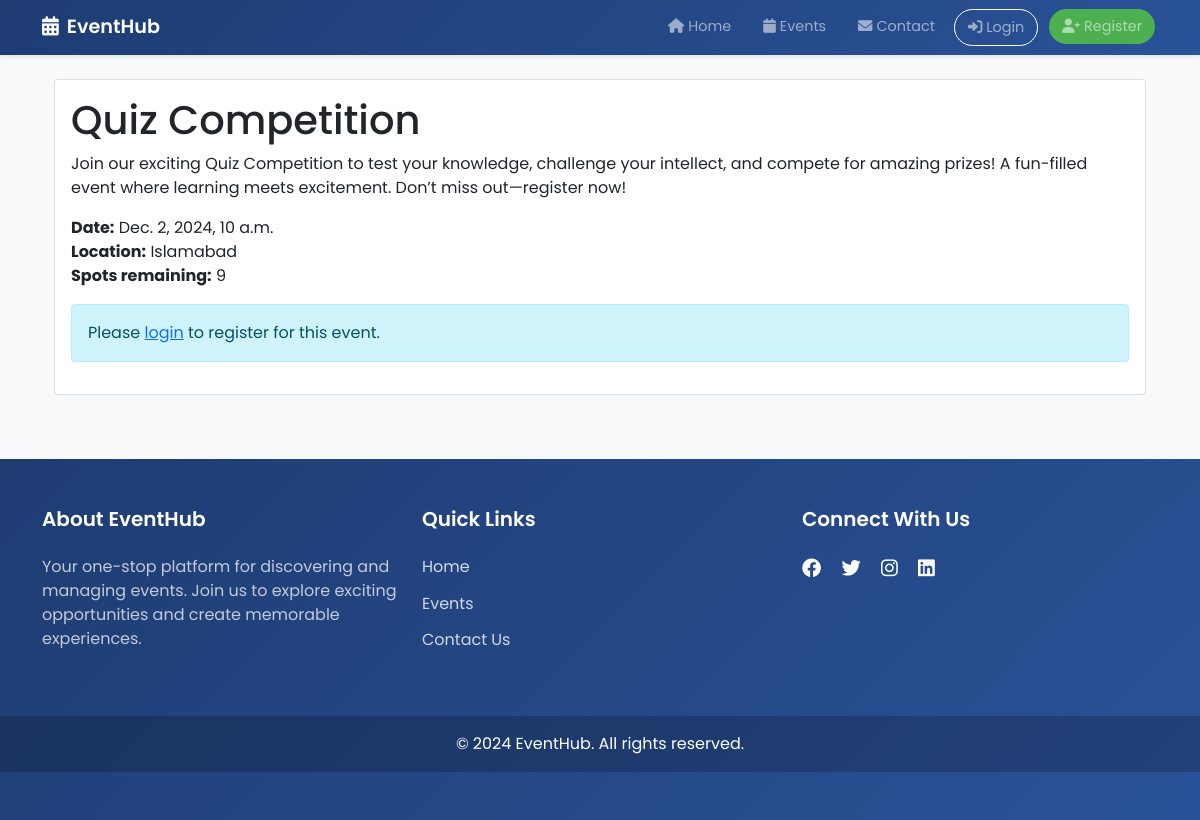
The page /event/1/ on the database its author committed.
### events/models.py (models this page shows, shortened)
class Event(models.Model):
    title = models.CharField(max_length=200)
    description = models.TextField()
    date = models.DateTimeField()
    location = models.CharField(max_length=200)
    capacity = models.PositiveIntegerField()
    created_at = models.DateTimeField(auto_now_add=True)
    @property
    def spots_remaining(self):
        return self.capacity - self.registration_set.count()

### events/views.py (the view)
# urls.py: path('event/<int:pk>/', views.event_detail, name='event_detail'),
def event_detail(request, pk):
    event = get_object_or_404(Event, pk=pk)
    is_registered = request.user.is_authenticated and Registration.objects.filter(
        user=request.user,
        event=event
    ).exists()
    context = {
        'event': event,
        'is_registered': is_registered,
        'show_checkout': True  #  this is  to control checkout button visibility
    }
    return render(request, 'events/event_detail.html', context)

### events/templates/events/event_detail.html
{% extends 'events/base.html' %}
{% block content %}
<div class="container">
    <div class="card mb-4">
        <div class="card-body">
            <h1 class="card-title">{{ event.title }}</h1>
            <p class="card-text">{{ event.description }}</p>
            <p>
                <strong>Date:</strong> {{ event.date }}<br>
                <strong>Location:</strong> {{ event.location }}<br>
                <strong>Spots remaining:</strong> {{ event.spots_remaining }}
            </p>
            {% if user.is_authenticated %}
                {% if is_registered %}
                    <div class="alert alert-info">
                        You are registered for this event!
                    </div>
                {% else %}
                    {% if event.spots_remaining > 0 %}
                        <form method="post" action="{% url 'register_event' event.pk %}">
                            {% csrf_token %}
                            <button type="submit" class="btn btn-primary">Register for Event</button>
                        </form>
                    {% else %}
                        <div class="alert alert-warning">
                            Sorry, this event is full.
                        </div>
                    {% endif %}
                {% endif %}
            {% else %}
                <div class="alert alert-info">
                    Please <a href="{% url 'admin:login' %}?next={{ request.path }}">login</a> to register for this event.
                </div>
            {% endif %}
        </div>
    </div>
</div>
{% endblock %}

### events/templates/events/base.html (style rules this page uses)
body { font-family: 'Poppins', sans-serif; background-color: #f8f9fa; }

### rows shown on the page
Event: title "Quiz Competition", description "Join our exciting Quiz Competition to test your knowledge, challenge your intellect, and compete for amazing prizes! A fun-filled event where learning meets excitement. Don’t miss out—register now!", date "Dec. 2, 2024, 10 a.m.", location "Islamabad", spots_remaining "9"
